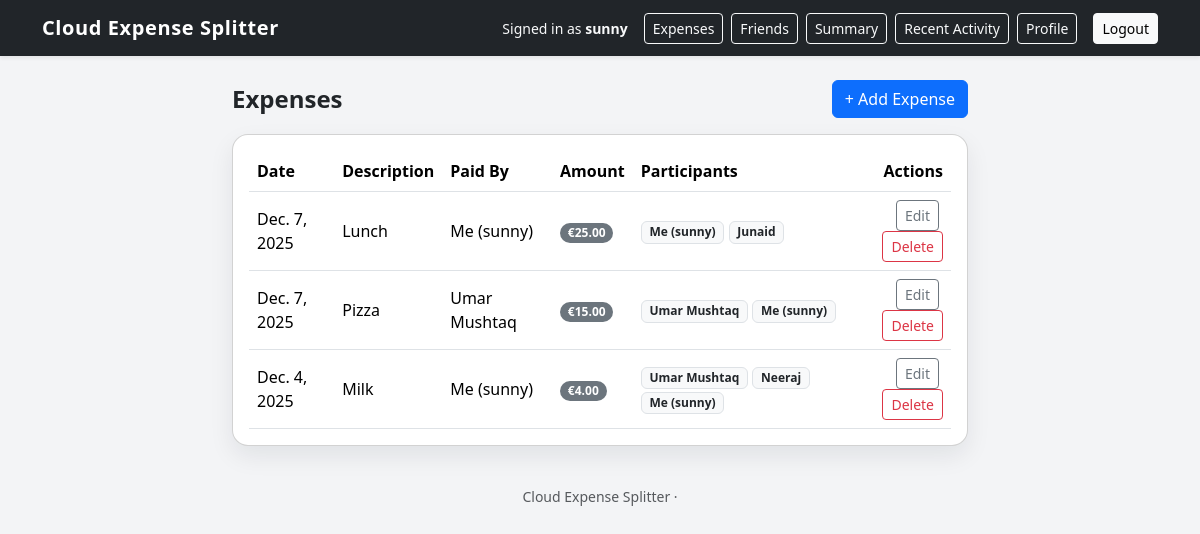
The app's page / (signed in) with its own data.
### expenses/models.py (models this page shows, shortened)
class Expense(models.Model):
    owner = models.ForeignKey(
        User,
        on_delete=models.CASCADE,
        related_name="expenses",
        null=True,
        blank=True,
    )
    description = models.CharField(
        max_length=200,
        help_text="Short description of what this expense was for.",
    )
    amount = models.DecimalField(
        max_digits=10,
        decimal_places=2,
        validators=[MinValueValidator(Decimal("0.01"))],
        help_text="Total expense amount (must be greater than 0).",
    )
    paid_by = models.ForeignKey(
        Person,
        on_delete=models.CASCADE,
        related_name="expenses_paid",
        help_text="Person who actually paid this expense.",
    )
    participants = models.ManyToManyField(
        Person,
        related_name="expenses_participated",
        help_text="People who share this expense. The amount is split equally.",
    )
    date = models.DateField(
        help_text="Date when the expense happened.",
    )
    created_at = models.DateTimeField(
        auto_now_add=True,
        help_text="Timestamp automatically set when the expense is created.",
    )
    updated_at = models.DateTimeField(
        auto_now=True,
        help_text="Timestamp automatically updated when the expense is changed.",
    )

class Person(models.Model):
    owner = models.ForeignKey(
        User,
        on_delete=models.CASCADE,
        related_name="friends",
        null=True,
        blank=True,
    )
    name = models.CharField(
        max_length=100,
        help_text="Name of the person in the expense group.",
    )
    email = models.EmailField(
        blank=True,
        null=True,
        help_text="Optional email address (for information only, not for login).",
    )
    def __str__(self):
        if self.owner and self.owner.username and self.name == self.owner.username:
            return f"Me ({self.owner.username})"
        return self.name

### expenses/views.py (the view)
# urls.py: path("", ExpenseListView.as_view(), name="expense_list"),
class ExpenseListView(LoginRequiredMixin, ListView):
    model = Expense
    template_name = "expenses/expense_list.html"
    context_object_name = "expenses"
    def get_queryset(self):
        return (
            Expense.objects.filter(owner=self.request.user)
            .select_related("paid_by")
            .prefetch_related("participants")
            .order_by("-date", "-created_at")
        )

### expenses/templates/expenses/expense_list.html
{% extends "expenses/base.html" %}
{% block content %}
<div class="row mb-3">
    <div class="col-lg-8 mx-auto">
        <div class="d-flex justify-content-between align-items-center">
            <h1 class="h4 page-title mb-0">Expenses</h1>
            <a href="{% url 'expense_create' %}" class="btn btn-primary">
                + Add Expense
            </a>
        </div>
    </div>
</div>
<div class="row">
    <div class="col-lg-8 mx-auto">
        <div class="card page-card">
            <div class="card-body">
                {% if expenses %}
                    <table class="table table-hover align-middle mb-0">
                        <thead>
                        <tr>
                            <th>Date</th>
                            <th>Description</th>
                            <th>Paid By</th>
                            <th>Amount</th>
                            <th>Participants</th>
                            <th class="text-end">Actions</th>
                        </tr>
                        </thead>
                        <tbody>
                        {% for expense in expenses %}
                            <tr>
                                <td>{{ expense.date }}</td>
                                <td>{{ expense.description }}</td>
                                <td>{{ expense.paid_by }}</td>
                                <td>
                                    <span class="badge bg-secondary badge-pill">
                                        €{{ expense.amount }}
                                    </span>
                                </td>
                                <td>
                                    {% for p in expense.participants.all %}
                                        <span class="badge bg-light text-dark border">
                                            {{ p }}
                                        </span>
                                    {% endfor %}
                                </td>
                                <td class="text-end">
                                    <a href="{% url 'expense_update' expense.pk %}"
                                       class="btn btn-sm btn-outline-secondary me-1">
                                        Edit
                                    </a>
                                    <a href="{% url 'expense_delete' expense.pk %}"
                                       class="btn btn-sm btn-outline-danger">
                                        Delete
                                    </a>
                                </td>
                            </tr>
                        {% endfor %}
                        </tbody>
                    </table>
                {% else %}
                    <p class="mb-0">
                        No expenses yet. <a href="{% url 'expense_create' %}">Add your first expense</a>.
                    </p>
                {% endif %}
            </div>
        </div>
    </div>
</div>
{% endblock %}

### expenses/templates/expenses/base.html (shortened to what this page needs)
<!DOCTYPE html>
<html lang="en">
<head>
    <link
        href="https://cdn.jsdelivr.net/npm/bootstrap@5.3.3/dist/css/bootstrap.min.css"
        rel="stylesheet"
    >
</head>
<body>
<nav class="navbar navbar-expand-lg navbar-dark bg-dark shadow-sm">
    <div class="container">
        <a class="navbar-brand" href="{% url 'expense_list' %}">
            Cloud Expense Splitter
        </a>
        <div class="ms-auto d-flex align-items-center gap-2">
            {% if user.is_authenticated %}
                <span class="text-light small me-2">
                    Signed in as <strong>{{ user.username }}</strong>
                </span>
                <a href="{% url 'expense_list' %}" class="btn btn-sm btn-outline-light">
                    Expenses
                </a>
                <a href="{% url 'person_list' %}" class="btn btn-sm btn-outline-light">
                    Friends
                </a>
                <a href="{% url 'balance_summary' %}" class="btn btn-sm btn-outline-light">
                    Summary
                <a href="{% url 'activity_list' %}" class="btn btn-sm btn-outline-light">
                    Recent Activity
                </a>
                <a href="{% url 'profile' %}" class="btn btn-sm btn-outline-light">
                    Profile
                </a>
                </a>
                <a href="{% url 'logout' %}" class="btn btn-sm btn-light ms-2">
                    Logout
                </a>
            {% endif %}
        </div>
    </div>
</nav>
<main class="container py-4">
    {% block content %}{% endblock %}
</main>
<footer class="text-center text-muted py-3 small">
    Cloud Expense Splitter &middot;
</footer>
</body>
</html>

### expenses/templates/expenses/base.html (style rules this page uses)
body { background: #f3f4f6; }
.navbar-brand { font-weight: 600; letter-spacing: 0.03em; }
.page-card { border-radius: 1rem; box-shadow: 0 10px 25px rgba(15, 23, 42, 0.08); }
.page-title { font-weight: 600; }
.badge-pill { border-radius: 999px; }

### records on screen
Expense: date "Dec. 7, 2025", description "Lunch", paid_by "Me (sunny)", amount "25.00"
Person: owner+name "Me (sunny)"
Person: owner+name "Junaid"
Expense: date "Dec. 7, 2025", description "Pizza", paid_by "Umar Mushtaq", amount "15.00"
Person: owner+name "Umar Mushtaq"
Expense: date "Dec. 4, 2025", description "Milk", paid_by "Me (sunny)", amount "4.00"
Person: owner+name "Neeraj"

### other values on screen
{{ user.username }} "sunny"
